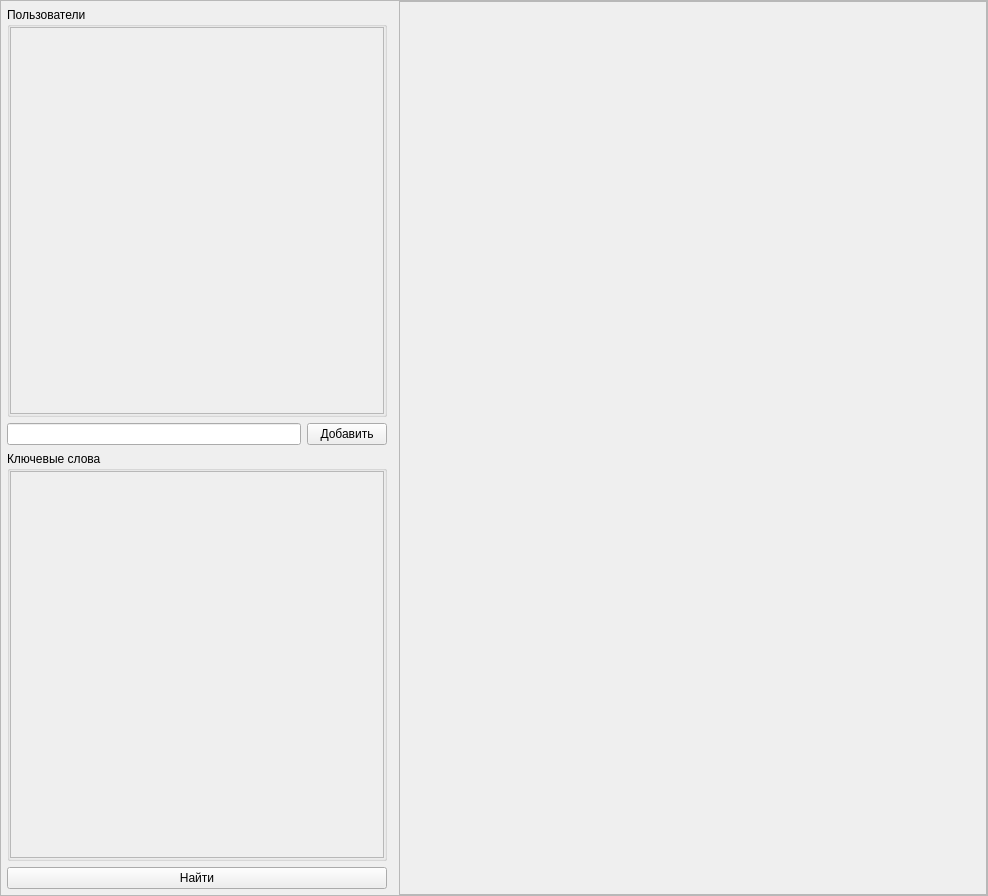
<?xml version="1.0" encoding="UTF-8"?>
<ui version="4.0">
    <class>Form</class>
    <widget class="QWidget" name="Form">
        <property name="geometry">
            <rect>
                <x>0</x>
                <y>0</y>
                <width>988</width>
                <height>896</height>
            </rect>
        </property>
        <property name="windowTitle">
            <string>Form</string>
        </property>
        <layout class="QHBoxLayout" name="horizontalLayout_2" stretch="2">
            <property name="leftMargin">
                <number>0</number>
            </property>
            <property name="topMargin">
                <number>0</number>
            </property>
            <property name="rightMargin">
                <number>0</number>
            </property>
            <property name="bottomMargin">
                <number>0</number>
            </property>
            <item>
                <widget class="QScrollArea" name="scrollArea">
                    <property name="widgetResizable">
                        <bool>true</bool>
                    </property>
                    <widget class="QWidget" name="scrollAreaWidgetContents">
                        <property name="geometry">
                            <rect>
                                <x>0</x>
                                <y>0</y>
                                <width>986</width>
                                <height>894</height>
                            </rect>
                        </property>
                        <layout class="QHBoxLayout" name="horizontalLayout_3" stretch="2,3">
                            <property name="leftMargin">
                                <number>0</number>
                            </property>
                            <property name="topMargin">
                                <number>0</number>
                            </property>
                            <property name="rightMargin">
                                <number>0</number>
                            </property>
                            <property name="bottomMargin">
                                <number>0</number>
                            </property>
                            <item>
                                <layout class="QGridLayout" name="gridLayout_2" rowstretch="1,0,0,1,0">
                                    <property name="leftMargin">
                                        <number>6</number>
                                    </property>
                                    <property name="topMargin">
                                        <number>6</number>
                                    </property>
                                    <property name="rightMargin">
                                        <number>6</number>
                                    </property>
                                    <property name="bottomMargin">
                                        <number>6</number>
                                    </property>
                                    <item row="0" column="0">
                                        <layout class="QVBoxLayout" name="verticalLayout">
                                            <item>
                                                <widget class="QGroupBox" name="gbUsers">
                                                    <property name="title">
                                                        <string>Пользователи</string>
                                                    </property>
                                                    <property name="alignment">
                                                        <set>Qt::AlignLeading|Qt::AlignLeft|Qt::AlignTop</set>
                                                    </property>
                                                    <layout class="QVBoxLayout" name="verticalLayout_2">
                                                        <property name="leftMargin">
                                                            <number>0</number>
                                                        </property>
                                                        <property name="topMargin">
                                                            <number>0</number>
                                                        </property>
                                                        <property name="rightMargin">
                                                            <number>0</number>
                                                        </property>
                                                        <property name="bottomMargin">
                                                            <number>0</number>
                                                        </property>
                                                        <item>
                                                            <widget class="QScrollArea" name="saUsers">
                                                                <property name="widgetResizable">
                                                                    <bool>true</bool>
                                                                </property>
                                                                <widget class="QWidget"
                                                                        name="scrollAreaWidgetContents_3">
                                                                    <property name="geometry">
                                                                        <rect>
                                                                            <x>0</x>
                                                                            <y>0</y>
                                                                            <width>370</width>
                                                                            <height>376</height>
                                                                        </rect>
                                                                    </property>
                                                                    <layout class="QVBoxLayout" name="verticalLayout_4">
                                                                        <property name="leftMargin">
                                                                            <number>0</number>
                                                                        </property>
                                                                        <property name="topMargin">
                                                                            <number>0</number>
                                                                        </property>
                                                                        <property name="rightMargin">
                                                                            <number>0</number>
                                                                        </property>
                                                                        <property name="bottomMargin">
                                                                            <number>0</number>
                                                                        </property>
                                                                        <item>
                                                                            <layout class="QVBoxLayout" name="vaUsers"/>
                                                                        </item>
                                                                    </layout>
                                                                </widget>
                                                            </widget>
                                                        </item>
                                                    </layout>
                                                </widget>
                                            </item>
                                        </layout>
                                    </item>
                                    <item row="2" column="0">
                                        <layout class="QHBoxLayout" name="horizontalLayout">
                                            <item>
                                                <widget class="QLineEdit" name="txtKey"/>
                                            </item>
                                            <item>
                                                <widget class="QPushButton" name="btnAdd">
                                                    <property name="sizePolicy">
                                                        <sizepolicy hsizetype="Fixed" vsizetype="Fixed">
                                                            <horstretch>0</horstretch>
                                                            <verstretch>0</verstretch>
                                                        </sizepolicy>
                                                    </property>
                                                    <property name="text">
                                                        <string>Добавить</string>
                                                    </property>
                                                </widget>
                                            </item>
                                        </layout>
                                    </item>
                                    <item row="4" column="0">
                                        <widget class="QPushButton" name="btnFind">
                                            <property name="text">
                                                <string>Найти</string>
                                            </property>
                                        </widget>
                                    </item>
                                    <item row="3" column="0">
                                        <widget class="QGroupBox" name="gbKeys">
                                            <property name="title">
                                                <string>Ключевые слова</string>
                                            </property>
                                            <property name="alignment">
                                                <set>Qt::AlignLeading|Qt::AlignLeft|Qt::AlignTop</set>
                                            </property>
                                            <layout class="QVBoxLayout" name="verticalLayout_5">
                                                <property name="leftMargin">
                                                    <number>0</number>
                                                </property>
                                                <property name="topMargin">
                                                    <number>0</number>
                                                </property>
                                                <property name="rightMargin">
                                                    <number>0</number>
                                                </property>
                                                <property name="bottomMargin">
                                                    <number>0</number>
                                                </property>
                                                <item>
                                                    <layout class="QVBoxLayout" name="verticalLayout_6">
                                                        <item>
                                                            <widget class="QScrollArea" name="saKeys">
                                                                <property name="widgetResizable">
                                                                    <bool>true</bool>
                                                                </property>
                                                                <widget class="QWidget"
                                                                        name="scrollAreaWidgetContents_2">
                                                                    <property name="geometry">
                                                                        <rect>
                                                                            <x>0</x>
                                                                            <y>0</y>
                                                                            <width>370</width>
                                                                            <height>376</height>
                                                                        </rect>
                                                                    </property>
                                                                    <layout class="QVBoxLayout" name="verticalLayout_8">
                                                                        <property name="leftMargin">
                                                                            <number>0</number>
                                                                        </property>
                                                                        <property name="topMargin">
                                                                            <number>0</number>
                                                                        </property>
                                                                        <property name="rightMargin">
                                                                            <number>0</number>
                                                                        </property>
                                                                        <property name="bottomMargin">
                                                                            <number>0</number>
                                                                        </property>
                                                                        <item>
                                                                            <layout class="QVBoxLayout" name="vaKeys"/>
                                                                        </item>
                                                                    </layout>
                                                                </widget>
                                                            </widget>
                                                        </item>
                                                    </layout>
                                                </item>
                                            </layout>
                                        </widget>
                                    </item>
                                </layout>
                            </item>
                            <item>
                                <widget class="QScrollArea" name="scrollArea_4">
                                    <property name="sizePolicy">
                                        <sizepolicy hsizetype="Expanding" vsizetype="Expanding">
                                            <horstretch>1</horstretch>
                                            <verstretch>0</verstretch>
                                        </sizepolicy>
                                    </property>
                                    <property name="widgetResizable">
                                        <bool>true</bool>
                                    </property>
                                    <widget class="QWidget" name="scrollAreaWidgetContents_4">
                                        <property name="geometry">
                                            <rect>
                                                <x>0</x>
                                                <y>0</y>
                                                <width>586</width>
                                                <height>892</height>
                                            </rect>
                                        </property>
                                        <layout class="QVBoxLayout" name="verticalLayout_3">
                                            <item>
                                                <layout class="QVBoxLayout" name="vaDiagram"/>
                                            </item>
                                        </layout>
                                    </widget>
                                </widget>
                            </item>
                        </layout>
                    </widget>
                </widget>
            </item>
        </layout>
    </widget>
    <resources/>
    <connections/>
</ui>
